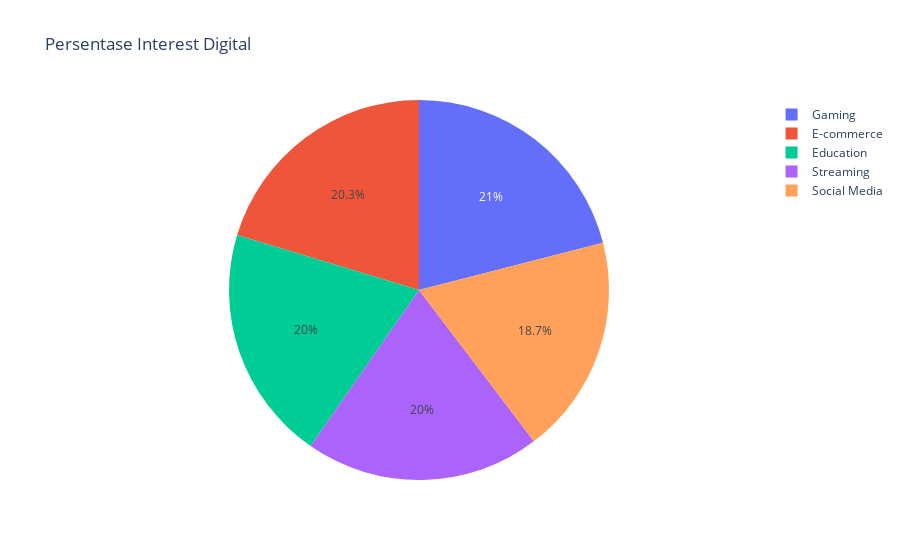

Here is the notebook cell this chart was saved with:
### Code cell
# grouping by digital interest and counting the name
topdigin = df.groupby("Digital Interest")["Nama"].count().sort_values(ascending=False)
topdigin = topdigin.reset_index()

# pie chart figure
fig = px.pie(topdigin, names="Digital Interest", 
              values="Nama", 
              title="Persentase Interest Digital",
              hover_data=["Nama"]) 

#display pie chart and grouping data
fig.show()

### Figure 1 — Plotly figure (JSON) as saved in the notebook; plotly's stock layout.template omitted (floating-point values rounded to 4 significant figures)
{"data": [{"customdata": [[63], [61], [60], [60], [56]], "domain": {"x": [0, 1], "y": [0, 1]}, "hovertemplate": "Digital Interest=%{label}<br>Nama=%{customdata[0]}<extra></extra>", "labels": ["Gaming", "E-commerce", "Education", "Streaming", "Social Media"], "legendgroup": "", "name": "", "showlegend": true, "type": "pie", "values": [63, 61, 60, 60, 56]}], "layout": {"legend": {"tracegroupgap": 0}, "title": {"text": "Persentase Interest Digital"}}}
